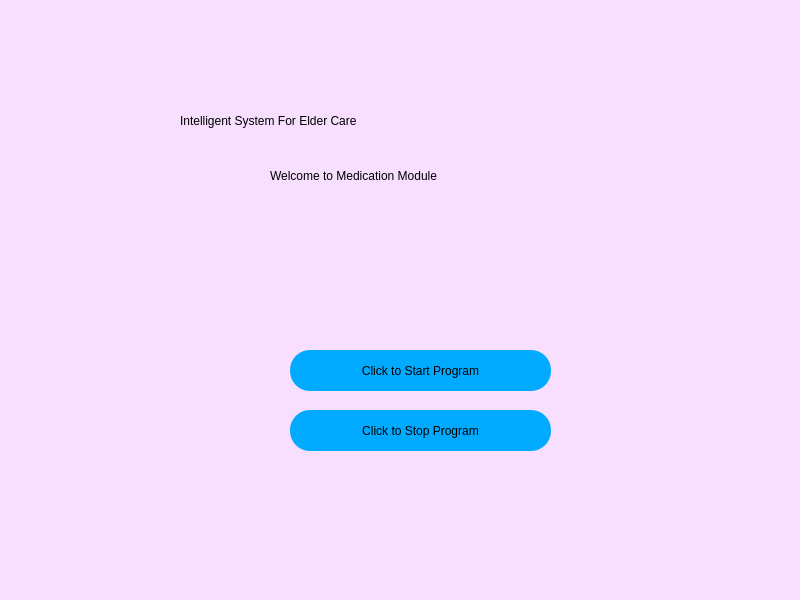
<?xml version="1.0" encoding="UTF-8"?>
<ui version="4.0">
 <class>Dialog</class>
 <widget class="QDialog" name="Dialog">
  <property name="geometry">
   <rect>
    <x>0</x>
    <y>0</y>
    <width>800</width>
    <height>600</height>
   </rect>
  </property>
  <property name="windowTitle">
   <string>Dialog</string>
  </property>
  <property name="styleSheet">
   <string notr="true">backgound-color:red;</string>
  </property>
  <widget class="QWidget" name="widget" native="true">
   <property name="geometry">
    <rect>
     <x>0</x>
     <y>0</y>
     <width>800</width>
     <height>600</height>
    </rect>
   </property>
   <property name="sizePolicy">
    <sizepolicy hsizetype="Fixed" vsizetype="Fixed">
     <horstretch>0</horstretch>
     <verstretch>0</verstretch>
    </sizepolicy>
   </property>
   <property name="styleSheet">
    <string notr="true">QWidget#widget{
	background-color: rgb(248, 222, 255);
}
</string>
   </property>
   <widget class="QLabel" name="label">
    <property name="geometry">
     <rect>
      <x>180</x>
      <y>90</y>
      <width>491</width>
      <height>61</height>
     </rect>
    </property>
    <property name="styleSheet">
     <string notr="true">font: 24pt &quot;MS Shell Dlg 2&quot;; color:rgb(0,0,0);</string>
    </property>
    <property name="text">
     <string>Intelligent System For Elder Care</string>
    </property>
   </widget>
   <widget class="QPushButton" name="showButton">
    <property name="geometry">
     <rect>
      <x>290</x>
      <y>350</y>
      <width>261</width>
      <height>41</height>
     </rect>
    </property>
    <property name="styleSheet">
     <string notr="true">border-radius:20px;
background-color:rgb(0, 170, 255);
font: 16pt &quot;MS Shell Dlg 2&quot;;</string>
    </property>
    <property name="text">
     <string>Click to Start Program</string>
    </property>
   </widget>
   <widget class="QLabel" name="welcome">
    <property name="geometry">
     <rect>
      <x>270</x>
      <y>160</y>
      <width>331</width>
      <height>31</height>
     </rect>
    </property>
    <property name="styleSheet">
     <string notr="true">
font: 14pt &quot;MS Shell Dlg 2&quot;;</string>
    </property>
    <property name="text">
     <string>Welcome to Medication Module</string>
    </property>
   </widget>
   <widget class="QLabel" name="totaluser">
    <property name="geometry">
     <rect>
      <x>290</x>
      <y>220</y>
      <width>281</width>
      <height>41</height>
     </rect>
    </property>
    <property name="styleSheet">
     <string notr="true">font: 20pt &quot;MS Shell Dlg 2&quot;;</string>
    </property>
    <property name="text">
     <string/>
    </property>
   </widget>
   <widget class="QPushButton" name="stop">
    <property name="geometry">
     <rect>
      <x>290</x>
      <y>410</y>
      <width>261</width>
      <height>41</height>
     </rect>
    </property>
    <property name="styleSheet">
     <string notr="true">border-radius:20px;
background-color:rgb(0, 170, 255);
font: 16pt &quot;MS Shell Dlg 2&quot;;</string>
    </property>
    <property name="text">
     <string>Click to Stop Program</string>
    </property>
   </widget>
  </widget>
 </widget>
 <resources/>
 <connections/>
</ui>
